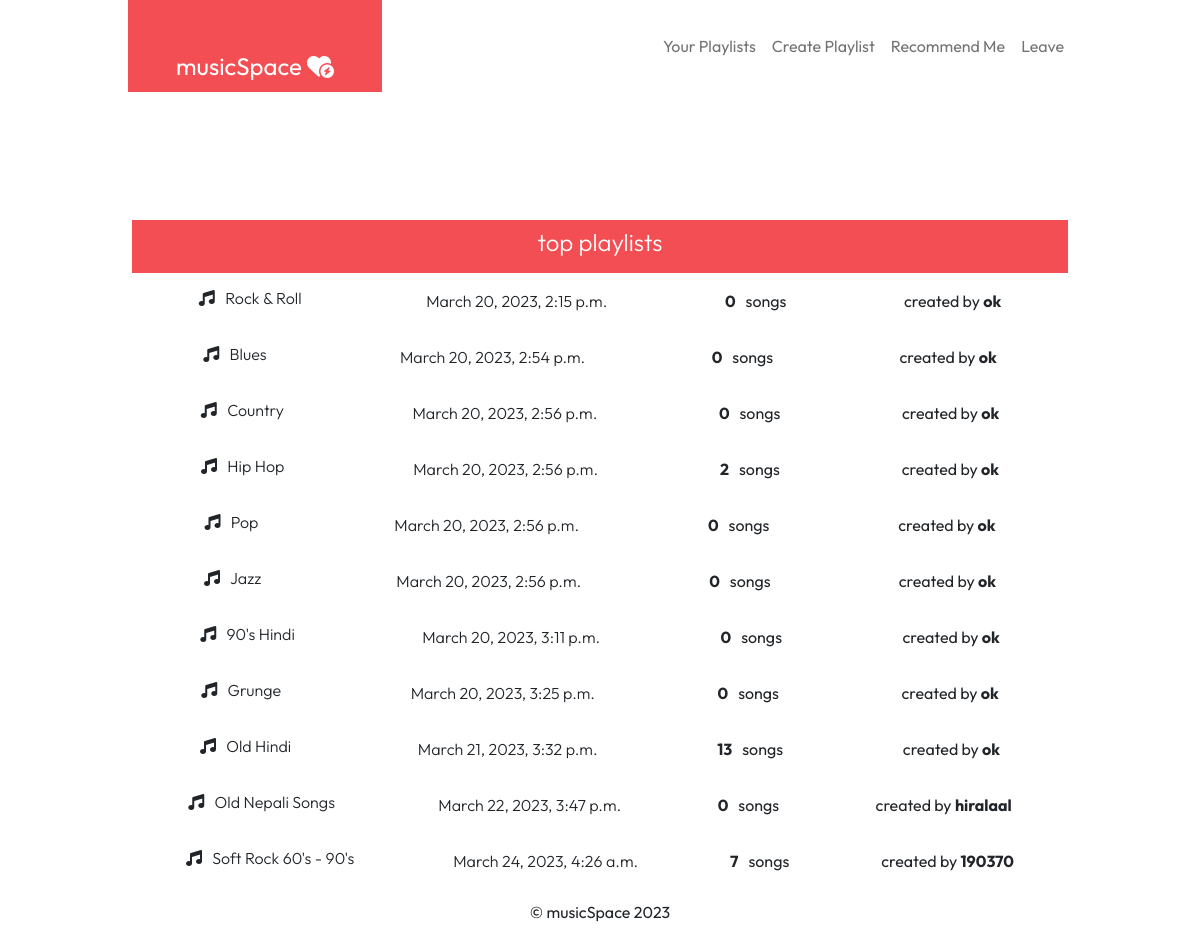
/playlists (signed in), run on the app's committed database.
### musicmaker/models.py (models this page shows, shortened)
class Playlist(models.Model):
    name  = models.CharField(max_length=100, null=False)
    user = models.ForeignKey(User, on_delete=models.DO_NOTHING, related_name='maker')
    created_date = models.DateTimeField(auto_now_add=True)
    views = models.IntegerField(default=1)
    @property
    def totalsongs(self):
        return Song.objects.filter(playlist=self.id).count()

### musicmaker/views.py (the view)
# urls.py: path('playlists', PlaylistListView.as_view(), name='playlists'),
class PlaylistListView(ListView):
    model = Playlist
    template_name = 'musicmaker/playlist-list.html'
    def get_queryset(self):
        queryset = super().get_queryset()
        return queryset.order_by('-views')

### templates/musicmaker/playlist-list.html (shortened to what this page needs)
{% extends 'base.html' %}
{%load static%}
{% block bodyblock%}
<div class="mb-0 pb-0 mx-3 d-flex justify-content-end">
</div>
<div class="ms-body py-2 mt-0 mx-3">
  <h4 class="text-white text-center fw-light">top playlists</h4>
</div>
<div class="mx-3 p-2" style="height:50vh; overflow: auto;">
{% for object in object_list %}
       <div class="py-2">
        <a href="{%url 'musicmaker:pl-detail' pk=object.id%}" class="text-decoration-none text-dark">
            <div class="d-flex justify-content-around">
                <div><h6 class="fw-light"> <i class="fa-solid fa-music"></i> &nbsp; {{object.name}} &nbsp;
                </h6></div>
                <div>
                    <p class="fw-light">{{object.created_date}}</p>
                </div>
                <div> <b>{{object.totalsongs}}</b> &nbsp; songs</div>
                <div>created by <b>{{object.user.username}}</b></div>
            </div>
           </a>
       </div>
  {% empty %}
  <p class="text-muted p-5 m-5">No playlists yet.</p>
  {% endfor %}
 </div>
{%endblock%}

### templates/base.html (style rules this page uses)
* { box-sizing: border-box; font-family: "Outfit", sans-serif; scroll-behavior: smooth; }
body { height: 100%; margin: 0; overflow: hidden; }
.ms-body { background-color: #f34e53 }

### data on the page
Playlist: name "Rock & Roll", created_date "March 20, 2023, 2:15 p.m.", totalsongs "0", user.username "ok"
Playlist: name "Blues", created_date "March 20, 2023, 2:54 p.m.", totalsongs "0", user.username "ok"
Playlist: name "Country", created_date "March 20, 2023, 2:56 p.m.", totalsongs "0", user.username "ok"
Playlist: name "Hip Hop", created_date "March 20, 2023, 2:56 p.m.", totalsongs "2", user.username "ok"
Playlist: name "Pop", created_date "March 20, 2023, 2:56 p.m.", totalsongs "0", user.username "ok"
Playlist: name "Jazz", created_date "March 20, 2023, 2:56 p.m.", totalsongs "0", user.username "ok"
Playlist: name "90's Hindi", created_date "March 20, 2023, 3:11 p.m.", totalsongs "0", user.username "ok"
Playlist: name "Grunge", created_date "March 20, 2023, 3:25 p.m.", totalsongs "0", user.username "ok"
Playlist: name "Old Hindi", created_date "March 21, 2023, 3:32 p.m.", totalsongs "13", user.username "ok"
Playlist: name "Old Nepali Songs", created_date "March 22, 2023, 3:47 p.m.", totalsongs "0", user.username "hiralaal"
Playlist: name "Soft Rock 60's - 90's", created_date "March 24, 2023, 4:26 a.m.", totalsongs "7", user.username "190370"
